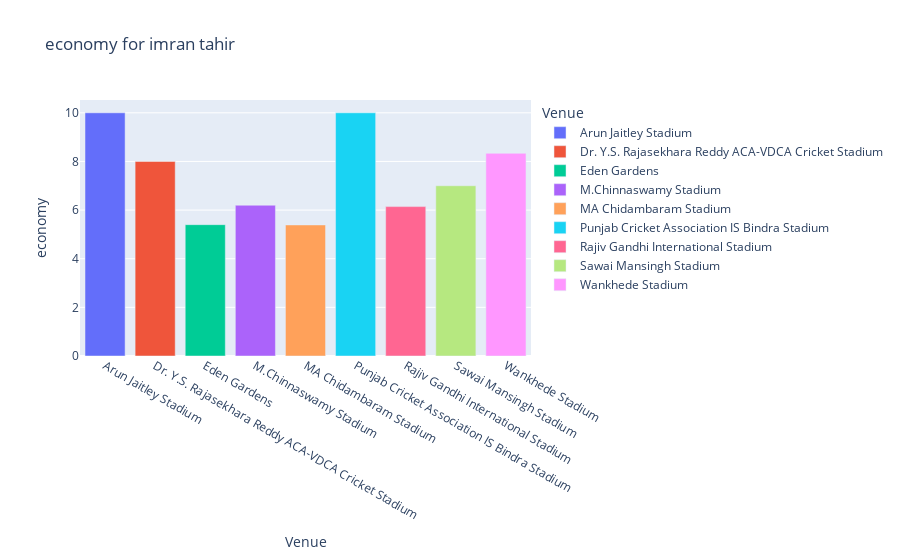

This figure's notebook cell:
### Code cell
import pandas as pd
import matplotlib.pyplot as plt

# Read in the data
df = pd.read_csv('data/2019_ipl_ball_by_ball.csv')

# Filter the data for Imran Tahir only
tahir_df = df[df['bowler'] == 'Imran Tahir']

# Calculate the economy rate at each venue for Imran Tahir
economy_rate_df = tahir_df.groupby(['Venue'])['total_run'].sum() / (tahir_df.groupby(['Venue'])['overs'].sum() // 60)
# print(economy_rate_df)


economy_rate_df = economy_rate_df.reset_index()

#print(batting_avg_df)
#print(batting_sr_df)


economy_rate_df = economy_rate_df.rename(columns={0: 'economy'})

#print(batting_sr_df)


# Create the Plotly graph
fig = px.bar(economy_rate_df, x='Venue', y='economy', color='Venue', title='economy for imran tahir')
fig.show()


# Plot the economy rate at each venue for Imran Tahir
# plt.bar(economy_rate_df.index, economy_rate_df.values)
# plt.title("Economy Rate for Imran Tahir at Each Venue")
# plt.xlabel("Venue")
# plt.ylabel("Economy Rate")
# plt.xticks(rotation=90)

# plt.show()

### Figure 1 — Plotly figure (JSON) as saved in the notebook; plotly's stock layout.template omitted (floating-point values rounded to 4 significant figures)
{"data": [{"alignmentgroup": "True", "hovertemplate": "Venue=%{x}<br>economy=%{y}<extra></extra>", "legendgroup": "Arun Jaitley Stadium", "marker": {"color": "#636efa", "pattern": {"shape": ""}}, "name": "Arun Jaitley Stadium", "offsetgroup": "Arun Jaitley Stadium", "orientation": "v", "showlegend": true, "textposition": "auto", "type": "bar", "x": ["Arun Jaitley Stadium"], "xaxis": "x", "y": [10], "yaxis": "y"}, {"alignmentgroup": "True", "hovertemplate": "Venue=%{x}<br>economy=%{y}<extra></extra>", "legendgroup": "Dr. Y.S. Rajasekhara Reddy ACA-VDCA Cricket Stadium", "marker": {"color": "#EF553B", "pattern": {"shape": ""}}, "name": "Dr. Y.S. Rajasekhara Reddy ACA-VDCA Cricket Stadium", "offsetgroup": "Dr. Y.S. Rajasekhara Reddy ACA-VDCA Cricket Stadium", "orientation": "v", "showlegend": true, "textposition": "auto", "type": "bar", "x": ["Dr. Y.S. Rajasekhara Reddy ACA-VDCA Cricket Stadium"], "xaxis": "x", "y": [8], "yaxis": "y"}, {"alignmentgroup": "True", "hovertemplate": "Venue=%{x}<br>economy=%{y}<extra></extra>", "legendgroup": "Eden Gardens", "marker": {"color": "#00cc96", "pattern": {"shape": ""}}, "name": "Eden Gardens", "offsetgroup": "Eden Gardens", "orientation": "v", "showlegend": true, "textposition": "auto", "type": "bar", "x": ["Eden Gardens"], "xaxis": "x", "y": [5.4], "yaxis": "y"}, {"alignmentgroup": "True", "hovertemplate": "Venue=%{x}<br>economy=%{y}<extra></extra>", "legendgroup": "M.Chinnaswamy Stadium", "marker": {"color": "#ab63fa", "pattern": {"shape": ""}}, "name": "M.Chinnaswamy Stadium", "offsetgroup": "M.Chinnaswamy Stadium", "orientation": "v", "showlegend": true, "textposition": "auto", "type": "bar", "x": ["M.Chinnaswamy Stadium"], "xaxis": "x", "y": [6.2], "yaxis": "y"}, {"alignmentgroup": "True", "hovertemplate": "Venue=%{x}<br>economy=%{y}<extra></extra>", "legendgroup": "MA Chidambaram Stadium", "marker": {"color": "#FFA15A", "pattern": {"shape": ""}}, "name": "MA Chidambaram Stadium", "offsetgroup": "MA Chidambaram Stadium", "orientation": "v", "showlegend": true, "textposition": "auto", "type": "bar", "x": ["MA Chidambaram Stadium"], "xaxis": "x", "y": [5.389], "yaxis": "y"}, {"alignmentgroup": "True", "hovertemplate": "Venue=%{x}<br>economy=%{y}<extra></extra>", "legendgroup": "Punjab Cricket Association IS Bindra Stadium", "marker": {"color": "#19d3f3", "pattern": {"shape": ""}}, "name": "Punjab Cricket Association IS Bindra Stadium", "offsetgroup": "Punjab Cricket Association IS Bindra Stadium", "orientation": "v", "showlegend": true, "textposition": "auto", "type": "bar", "x": ["Punjab Cricket Association IS Bindra Stadium"], "xaxis": "x", "y": [10], "yaxis": "y"}, {"alignmentgroup": "True", "hovertemplate": "Venue=%{x}<br>economy=%{y}<extra></extra>", "legendgroup": "Rajiv Gandhi International Stadium", "marker": {"color": "#FF6692", "pattern": {"shape": ""}}, "name": "Rajiv Gandhi International Stadium", "offsetgroup": "Rajiv Gandhi International Stadium", "orientation": "v", "showlegend": true, "textposition": "auto", "type": "bar", "x": ["Rajiv Gandhi International Stadium"], "xaxis": "x", "y": [6.143], "yaxis": "y"}, {"alignmentgroup": "True", "hovertemplate": "Venue=%{x}<br>economy=%{y}<extra></extra>", "legendgroup": "Sawai Mansingh Stadium", "marker": {"color": "#B6E880", "pattern": {"shape": ""}}, "name": "Sawai Mansingh Stadium", "offsetgroup": "Sawai Mansingh Stadium", "orientation": "v", "showlegend": true, "textposition": "auto", "type": "bar", "x": ["Sawai Mansingh Stadium"], "xaxis": "x", "y": [7], "yaxis": "y"}, {"alignmentgroup": "True", "hovertemplate": "Venue=%{x}<br>economy=%{y}<extra></extra>", "legendgroup": "Wankhede Stadium", "marker": {"color": "#FF97FF", "pattern": {"shape": ""}}, "name": "Wankhede Stadium", "offsetgroup": "Wankhede Stadium", "orientation": "v", "showlegend": true, "textposition": "auto", "type": "bar", "x": ["Wankhede Stadium"], "xaxis": "x", "y": [8.333], "yaxis": "y"}], "layout": {"barmode": "relative", "legend": {"title": {"text": "Venue"}, "tracegroupgap": 0}, "title": {"text": "economy for imran tahir"}, "xaxis": {"anchor": "y", "categoryarray": ["Arun Jaitley Stadium", "Dr. Y.S. Rajasekhara Reddy ACA-VDCA Cricket Stadium", "Eden Gardens", "M.Chinnaswamy Stadium", "MA Chidambaram Stadium", "Punjab Cricket Association IS Bindra Stadium", "Rajiv Gandhi International Stadium", "Sawai Mansingh Stadium", "Wankhede Stadium"], "categoryorder": "array", "domain": [0, 1], "title": {"text": "Venue"}}, "yaxis": {"anchor": "x", "domain": [0, 1], "title": {"text": "economy"}}}}
